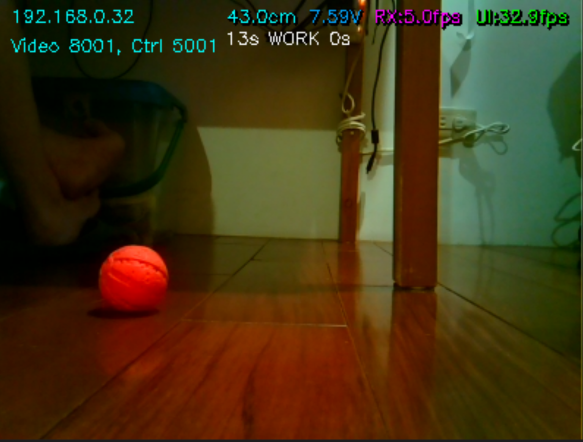
#> input picture Client/tools/Others/TestImageBallFloor.png, 1166 x 883 px (shown at 1/2 size)
$ python testImageBall_CVexpert.py
#> lines starting #> are read from the running program, lines starting #| are printed output that depends on the picture; after the words box and inside, x2 and y2 are one past the last pixel; in counts of white or black regions, pixels touching at a corner belong together
#!/usr/bin/env python3
# -*- coding: utf-8 -*-

import os
import cv2
import numpy as np


def detect_red_ball(img_bgr):
    """Return (cx, cy, r, area, circularity), plus the binary mask used.

    This is intentionally conservative: it avoids "background circles" (e.g. wood reflections)
    by using Lab 'a' (redness) + saturation gating, then scoring by circularity/fill.
    """

    h, w = img_bgr.shape[:2]

    # --- Primary mask: Lab 'a' channel (green<->red) is much more stable than HSV here.
    lab = cv2.cvtColor(img_bgr, cv2.COLOR_BGR2LAB)
    _, a, _ = cv2.split(lab)

    # Dynamic threshold: focus on the most "red" pixels in the frame.
    a_thr = int(max(155, float(np.percentile(a, 97))))
    mask_lab = (a >= a_thr).astype(np.uint8) * 255

    # Saturation/value gate to reduce false positives on dull/brown surfaces.
    hsv = cv2.cvtColor(img_bgr, cv2.COLOR_BGR2HSV)
    s = hsv[:, :, 1]
    v = hsv[:, :, 2]
    mask_sv = ((s >= 60) & (v >= 40)).astype(np.uint8) * 255

    mask = cv2.bitwise_and(mask_lab, mask_sv)

    # Clean-up
    mask = cv2.medianBlur(mask, 5)
    k = cv2.getStructuringElement(cv2.MORPH_ELLIPSE, (9, 9))
    mask = cv2.morphologyEx(mask, cv2.MORPH_OPEN, k, iterations=1)
    mask = cv2.morphologyEx(mask, cv2.MORPH_CLOSE, k, iterations=2)

    cnts, _ = cv2.findContours(mask, cv2.RETR_EXTERNAL, cv2.CHAIN_APPROX_SIMPLE)

    best = None
    best_score = -1.0

    img_area = float(h * w)
    max_r = 0.40 * float(min(h, w))

    for c in cnts:
        area = float(cv2.contourArea(c))
        if area < 800 or area > img_area * 0.15:
            continue

        peri = float(cv2.arcLength(c, True))
        if peri <= 1e-6:
            continue

        circ = 4.0 * np.pi * area / (peri * peri)
        if circ < 0.55:
            continue

        (cx, cy), r = cv2.minEnclosingCircle(c)
        if r < 10 or r > max_r:
            continue

        # How well the contour fills its enclosing circle (1.0 for a solid circle)
        fill = area / (np.pi * r * r) if r > 1e-6 else 0.0
        if fill < 0.55:
            continue

        # Score prefers: large + circular + well-filled
        score = area * circ * fill
        if score > best_score:
            best_score = score
            best = (cx, cy, r, area, circ)

    # Optional refinement: snap circle to strong edges inside the found ROI.
    if best is not None:
        cx, cy, r, area, circ = best
        refined = refine_circle_edges(img_bgr, cx, cy, r)
        if refined is not None:
            cx2, cy2, r2 = refined
            best = (cx2, cy2, r2, area, circ)

        # Use a slightly inflated radius as a safer ROI for downstream refinement.
        cx, cy, r, area, circ = best
        best = (cx, cy, float(r) * 1.10, area, circ)

    return best, mask


def refine_circle_edges(img_bgr, cx, cy, r):
    """Try to refine (cx,cy,r) using edges + constrained HoughCircles in a local ROI."""

    h, w = img_bgr.shape[:2]
    pad = int(max(20, round(r * 1.6)))
    x0 = max(0, int(round(cx)) - pad)
    y0 = max(0, int(round(cy)) - pad)
    x1 = min(w, int(round(cx)) + pad)
    y1 = min(h, int(round(cy)) + pad)

    roi = img_bgr[y0:y1, x0:x1]
    if roi.size == 0:
        return None

    gray = cv2.cvtColor(roi, cv2.COLOR_BGR2GRAY)
    gray = cv2.GaussianBlur(gray, (9, 9), 1.5)

    min_r = int(max(8, round(r * 0.70)))
    max_r = int(round(r * 1.35))

    circles = cv2.HoughCircles(
        gray,
        cv2.HOUGH_GRADIENT,
        dp=1.2,
        minDist=max(20, int(round(r))),
        param1=120,
        param2=24,
        minRadius=min_r,
        maxRadius=max_r,
    )

    if circles is None:
        return None

    circles = np.round(circles[0, :]).astype(int)
    target = np.array([int(round(cx)) - x0, int(round(cy)) - y0], dtype=np.float32)

    best = None
    best_d = 1e9
    for x, y, rr in circles:
        d = float(np.linalg.norm(np.array([x, y], dtype=np.float32) - target))
        if d < best_d:
            best_d = d
            best = (x, y, rr)

    if best is None:
        return None

    x, y, rr = best
    # Require the refined center to be reasonably close to initial center.
    if best_d > max(30.0, 0.6 * float(r)):
        return None

    # Slightly inflate to behave like a safe ROI (as you requested).
    rr = int(round(rr * 1.08))
    return (float(x + x0), float(y + y0), float(rr))


def main():
    in_files = ["TestImageBallFloor.png", "TestImageBallGlass.png"]
    out_dir = "."  # Save output in the same directory as the script

    for fn in in_files:
        img = cv2.imread(fn)
#> img is the input picture: shape (883, 1166, 3); mean B, G, R 20.5, 52.3, 67.2
        if img is None:
            print("ERR read", fn)
            continue
        h, w = img.shape[:2]
#> h = 883; w = 1166
        det, mask = detect_red_ball(img)
#> in detect_red_ball, `lab = cv2.cvtColor(img_bgr, cv2.COLOR_BGR2LAB)`: lab: shape (883, 1166, 3); mean of channels 0, 1, 2 60.5, 131.7, 149.7
#> in detect_red_ball, `_, a, _ = cv2.split(lab)`:
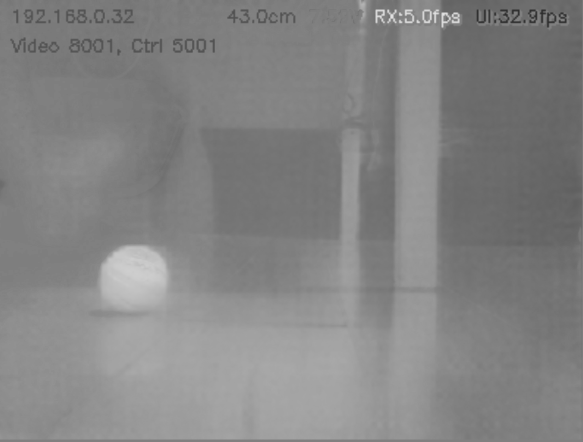
#> a: shape (883, 1166) (shown at 1/2 size); min 42, max 226, mean 131.7
#> in detect_red_ball, `a_thr = int(max(155, float(np.percentile(a, 97))))`: a_thr = 165
#> in detect_red_ball, `mask_lab = (a >= a_thr).astype(np.uint8) * 255`:
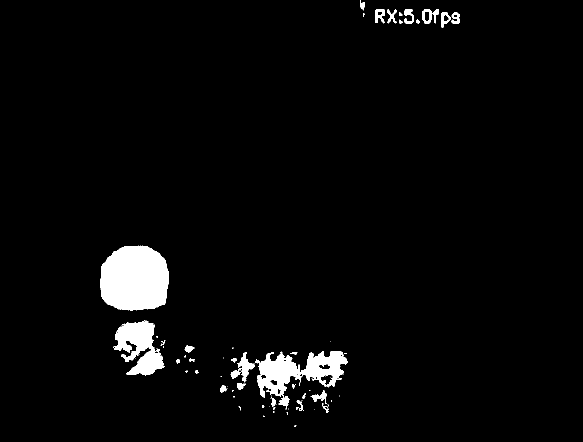
#> mask_lab: shape (883, 1166) (shown at 1/2 size); 3.3% white; 81 white regions (49 under 20 px), largest, box (x1, y1, x2, y2) and area: (201, 491, 338, 621) 14950, (509, 702, 696, 819) 8493, (227, 640, 330, 751) 6113
#> in detect_red_ball, `hsv = cv2.cvtColor(img_bgr, cv2.COLOR_BGR2HSV)`: hsv: shape (883, 1166, 3); mean H, S, V 29.5, 214.5, 76.3
#> in detect_red_ball, `v = hsv[:, :, 2]`:
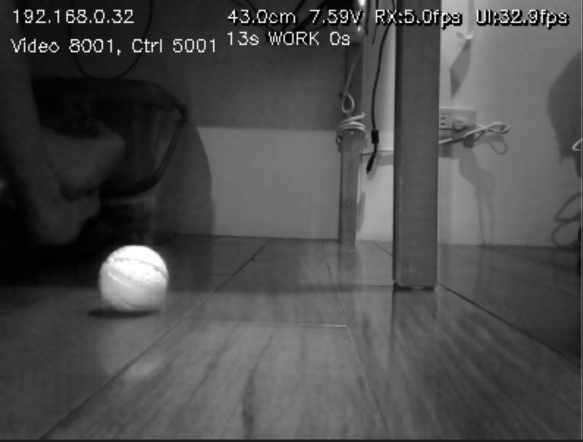
#> v: shape (883, 1166) (shown at 1/2 size); min 0, max 255, mean 76.3
#> in detect_red_ball, `mask_sv = ((s >= 60) & (v >= 40)).astype(np.uint8) * 255`:
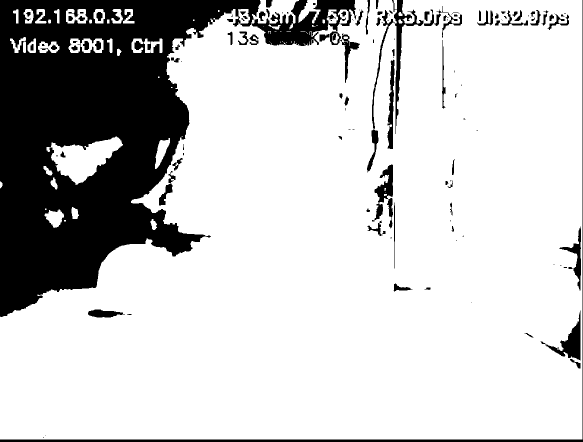
#> mask_sv: shape (883, 1166) (shown at 1/2 size); 78.8% white; 147 black regions (56 under 20 px), largest, box (x1, y1, x2, y2) and area: (0, 0, 521, 634) 181528, (504, 0, 712, 92) 9015, (0, 0, 1166, 883) 5543
#> in detect_red_ball, `mask = cv2.medianBlur(mask, 5)`: mask: shape (883, 1166); 3.3% white; 38 white regions (9 under 20 px), largest, box (x1, y1, x2, y2) and area: (201, 492, 338, 621) 14934, (512, 703, 695, 794) 8249, (229, 642, 327, 750) 6109
#> in detect_red_ball, `mask = cv2.morphologyEx(mask, cv2.MORPH_OPEN, k, iterations=1)`: mask: shape (883, 1166); 2.9% white; 16 white regions, largest, box (x1, y1, x2, y2) and area: (201, 492, 338, 621) 14928, (516, 703, 695, 789) 7555, (231, 642, 308, 719) 3734
#> in detect_red_ball, `mask = cv2.morphologyEx(mask, cv2.MORPH_CLOSE, k, iterations=2)`: mask: shape (883, 1166); 3.1% white; 9 white regions
#> in detect_red_ball, `cnts, _ = cv2.findContours(mask, cv2.RETR_EXTERNAL, cv2.CHAIN_APPROX_S..`: cnts = 9 contours; largest, box (x1, y1, x2, y2) and area: (201, 492, 338, 621) 14720, (462, 703, 695, 813) 9652, (231, 642, 327, 750) 6441, (625, 784, 653, 801) 234, (370, 692, 385, 704) 114
#> the loop in detect_red_ball, `for c in cnts:` made 9 passes
#> (area, peri, circ, cx, cy, r, fill, score) on pass 7: (14720.5, 460.6, 0.872, 270.2, 562.6, 73.87, 0.859, 11020.8)
#> area on passes 1, 2, 3, 5, 8, 9: 234, 73, 97, 113.5, 85.5, 59.5
#> after the loop in detect_red_ball, `for c in cnts:`: best_score = 11020.8
#> in detect_red_ball, `cx, cy, r, area, circ = best`: area = 14720.5
#> in refine_circle_edges, `pad = int(max(20, round(r * 1.6)))`: pad = 118
#> in refine_circle_edges, `x0 = max(0, int(round(cx)) - pad)`: x0 = 152
#> in refine_circle_edges, `y0 = max(0, int(round(cy)) - pad)`: y0 = 445
#> in refine_circle_edges, `x1 = min(w, int(round(cx)) + pad)`: x1 = 388
#> in refine_circle_edges, `y1 = min(h, int(round(cy)) + pad)`: y1 = 681
#> in refine_circle_edges, `roi = img_bgr[y0:y1, x0:x1]`:
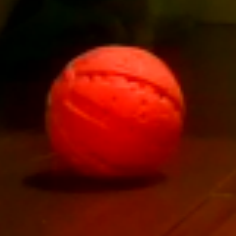
#> roi: shape (236, 236, 3); mean B, G, R 2.4, 16.3, 90.4
#> in refine_circle_edges, `gray = cv2.cvtColor(roi, cv2.COLOR_BGR2GRAY)`:
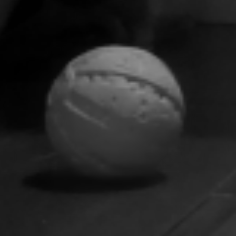
#> gray: shape (236, 236); min 0, max 143, mean 36.9
#> in refine_circle_edges, `min_r = int(max(8, round(r * 0.70)))`: min_r = 52
#> in refine_circle_edges, `max_r = int(round(r * 1.35))`: max_r = 100
#> in refine_circle_edges, `circles = cv2.HoughCircles( gray, cv2.HOUGH_GRADIENT, dp=1.2, minDist=..`: circles = [[115.8, 108.6, 65.8]]
#> in refine_circle_edges, `circles = np.round(circles[0, :]).astype(int)`: circles = [[116, 109, 66]]
#> in refine_circle_edges, `target = np.array([int(round(cx)) - x0, int(round(cy)) - y0], dtype=np..`: target = [118, 118]
#> the loop in refine_circle_edges, `for x, y, rr in circles:` made 1 pass
#> (x, y, rr, d, best_d) on pass 1: (116, 109, 66, 9.22, 9.22)
#> after the loop in refine_circle_edges, `for x, y, rr in circles:`: best_d = 9.22
#> in refine_circle_edges, `x, y, rr = best`: x = 116; y = 109; rr = 66
#> in refine_circle_edges, `rr = int(round(rr * 1.08))`: rr = 71
#> in detect_red_ball, `refined = refine_circle_edges(img_bgr, cx, cy, r)`: refined = (268, 554, 71)
#> in detect_red_ball, `cx2, cy2, r2 = refined`: cx2 = 268; cy2 = 554; r2 = 71
#> in detect_red_ball, `best = (cx2, cy2, r2, area, circ)`: best = (268, 554, 71, 14720.5, 0.872)
#> in detect_red_ball, `cx, cy, r, area, circ = best`: cx = 268; cy = 554; r = 71
#> in detect_red_ball, `best = (cx, cy, float(r) * 1.10, area, circ)`: best = (268, 554, 78.1, 14720.5, 0.872)
#> det = (268, 554, 78.1, 14720.5, 0.872)

        out = img.copy()

        # Embed a small alpha mask thumbnail in top-left (debug)
        m_small = cv2.resize(mask, (max(1, w // 4), max(1, h // 4)), interpolation=cv2.INTER_NEAREST)
#> m_small: shape (220, 291); 3.1% white; 9 white regions (6 under 20 px), largest, box (x1, y1, x2, y2) and area: (51, 123, 85, 155) 924, (116, 176, 174, 203) 622, (58, 160, 82, 187) 415
        m_small_bgr = cv2.cvtColor(m_small, cv2.COLOR_GRAY2BGR)
        out[0 : m_small_bgr.shape[0], 0 : m_small_bgr.shape[1]] = cv2.addWeighted(
            out[0 : m_small_bgr.shape[0], 0 : m_small_bgr.shape[1]], 0.6, m_small_bgr, 0.4, 0
        )

        if det is None:
            cv2.putText(out, "CV: no red ball found", (20, h - 20), cv2.FONT_HERSHEY_SIMPLEX, 0.8, (0, 0, 255), 2)
            print(fn, "NO DETECTION")
        else:
            cx, cy, r, area, circ = det
#> cx = 268; cy = 554; r = 78.1; area = 14720.5; circ = 0.872
            cx_i, cy_i, r_i = int(round(cx)), int(round(cy)), int(round(r))
#> cx_i = 268; cy_i = 554; r_i = 78
            cv2.circle(out, (cx_i, cy_i), r_i, (255, 255, 0), 3)
            cv2.circle(out, (cx_i, cy_i), 3, (255, 255, 0), -1)
#> out: shape (883, 1166, 3); mean B, G, R 21, 52.3, 67
            cv2.putText(out, f"CV ball ({cx_i},{cy_i}) r={r_i}", (20, h - 20), cv2.FONT_HERSHEY_SIMPLEX, 0.8, (0, 0, 0), 3)
            cv2.putText(out, f"CV ball ({cx_i},{cy_i}) r={r_i}", (20, h - 20), cv2.FONT_HERSHEY_SIMPLEX, 0.8, (255, 255, 0), 2)
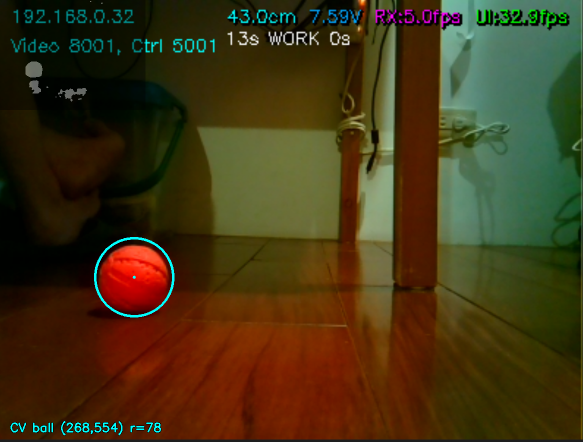
#> out: shape (883, 1166, 3) (shown at 1/2 size); mean B, G, R 21.5, 52.7, 66.8
            print(fn, {"x": cx_i, "y": cy_i, "r": r_i, "area": int(area), "circularity": round(float(circ), 3)})
#| TestImageBallFloor.png {'x': 268, 'y': 554, 'r': 78, 'area': 14720, 'circularity': 0.872}

        base, ext = os.path.splitext(os.path.basename(fn))
        out_path = os.path.join(out_dir, f"{base}_cv_overlay{ext}")  # Save output in the same directory as the script
        ok = cv2.imwrite(out_path, out)
        print("Wrote", out_path, "ok=" + str(ok))
#| Wrote ./TestImageBallFloor_cv_overlay.png ok=True
#> pass 2 of the loop in main, `for fn in in_files:`:
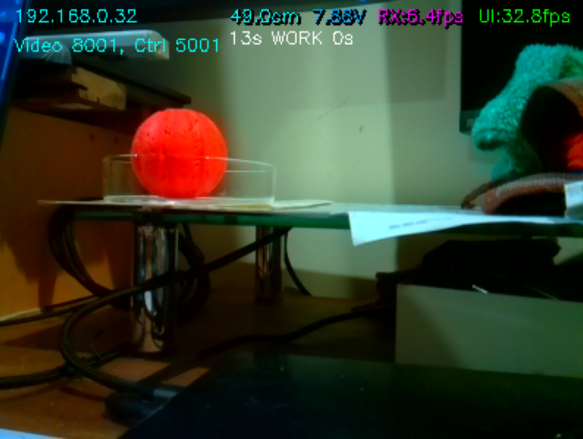
#> input picture Client/tools/Others/TestImageBallGlass.png, 1166 x 877 px (shown at 1/2 size)
#> in main, img is the input picture: shape (877, 1166, 3); mean B, G, R 41.3, 58.6, 50.9
#> lab: shape (877, 1166, 3); mean of channels 0, 1, 2 61.1, 123.8, 137.9
#> a: shape (877, 1166)
#> a_thr = 173
#> in detect_red_ball (call 2), `mask_lab = (a >= a_thr).astype(np.uint8) * 255`:
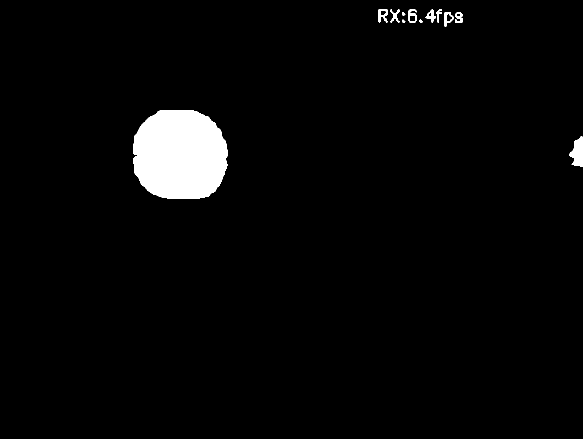
#> mask_lab: shape (877, 1166) (shown at 1/2 size); 3% white; 12 white regions, largest, box (x1, y1, x2, y2) and area: (266, 220, 455, 398) 28069, (1139, 272, 1166, 334) 1092, (757, 18, 776, 45) 289
#> hsv: shape (877, 1166, 3); mean H, S, V 49.1, 188.2, 71.6
#> s: shape (877, 1166)
#> v: shape (877, 1166)
#> mask_sv: shape (877, 1166); 48% white; 215 white regions (85 under 20 px), largest, box (x1, y1, x2, y2) and area: (0, 0, 1166, 644) 345211, (794, 570, 1166, 757) 57544, (0, 767, 253, 877) 19111
#> cnts = 2 contours; box (x1, y1, x2, y2) and area: (266, 220, 455, 398) 27812, (1139, 274, 1166, 334) 1016
#> the loop in detect_red_ball (call 2), `for c in cnts:` made 2 passes
#> (area, peri, circ, cx, cy, r, fill, score) on pass 2: (27811.5, 631.6, 0.876, 360, 311.6, 99.34, 0.897, 21855)
#> after the loop in detect_red_ball (call 2), `for c in cnts:`: best_score = 21855
#> roi: shape (318, 318, 3)
#> the loop in refine_circle_edges (call 2), `for x, y, rr in circles:` made 1 pass
#> (x, y, rr, d, best_d) on pass 1: (155, 155, 95, 5.66, 5.66)
#> refined = (356, 308, 103)
#> cx2 = 356; cy2 = 308; r2 = 103
#> in detect_red_ball (call 2), `best = (cx2, cy2, r2, area, circ)`: best = (356, 308, 103, 27811.5, 0.876)
#> in detect_red_ball (call 2), `cx, cy, r, area, circ = best`: cx = 356; cy = 308; r = 103
#> in detect_red_ball (call 2), `best = (cx, cy, float(r) * 1.10, area, circ)`: best = (356, 308, 113.3, 27811.5, 0.876)
#> m_small: shape (219, 291); 2.9% white; 2 white regions, box (x1, y1, x2, y2) and area: (67, 55, 114, 100) 1764, (285, 69, 291, 84) 59
#> in main, `cx, cy, r, area, circ = det`: cx = 356; cy = 308; r = 113.3; area = 27811.5; circ = 0.876
#> cx_i = 356; cy_i = 308; r_i = 113
#> in main, `cv2.putText(out, f"CV ball ({cx_i},{cy_i}) r={r_i}", (20, h - 20), cv2..`:
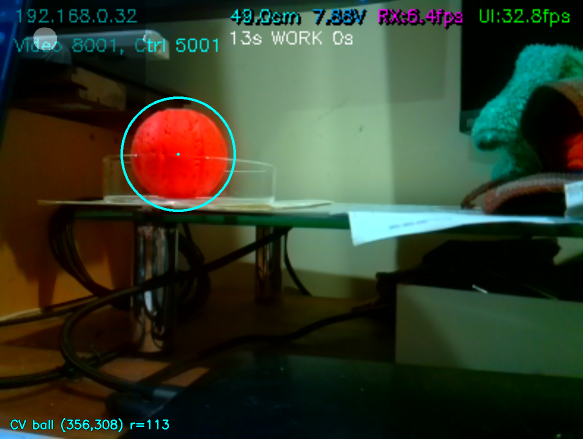
#> out: shape (877, 1166, 3) (shown at 1/2 size); mean B, G, R 41.5, 58.7, 50.2
#| TestImageBallGlass.png {'x': 356, 'y': 308, 'r': 113, 'area': 27811, 'circularity': 0.876}
#| Wrote ./TestImageBallGlass_cv_overlay.png ok=True

    print("Done")


if __name__ == "__main__":
    main()
